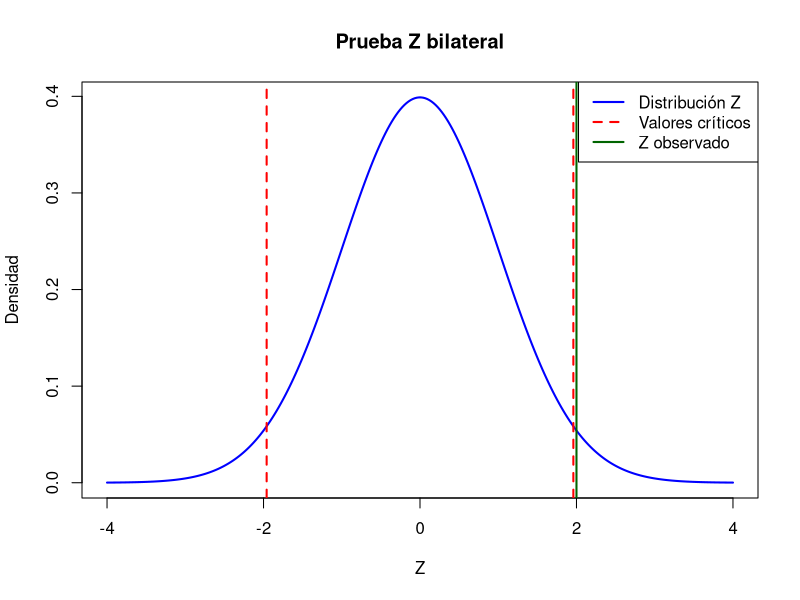
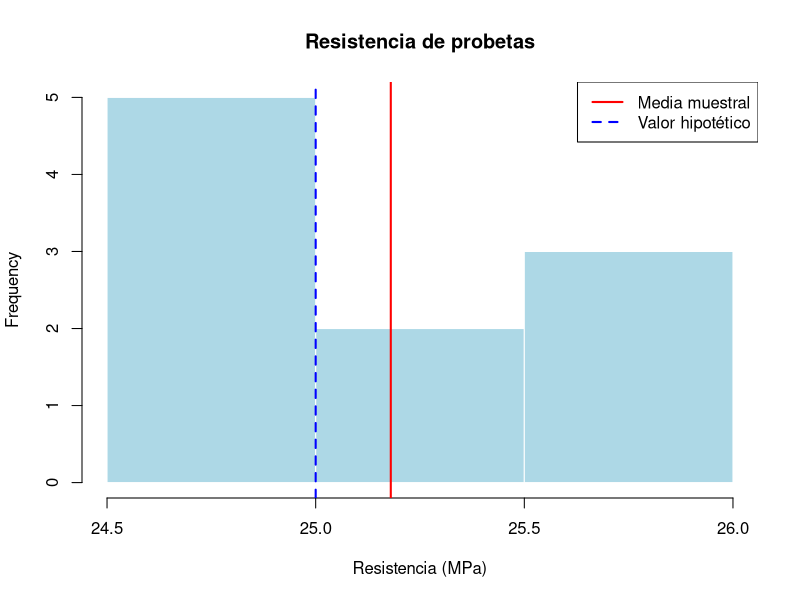
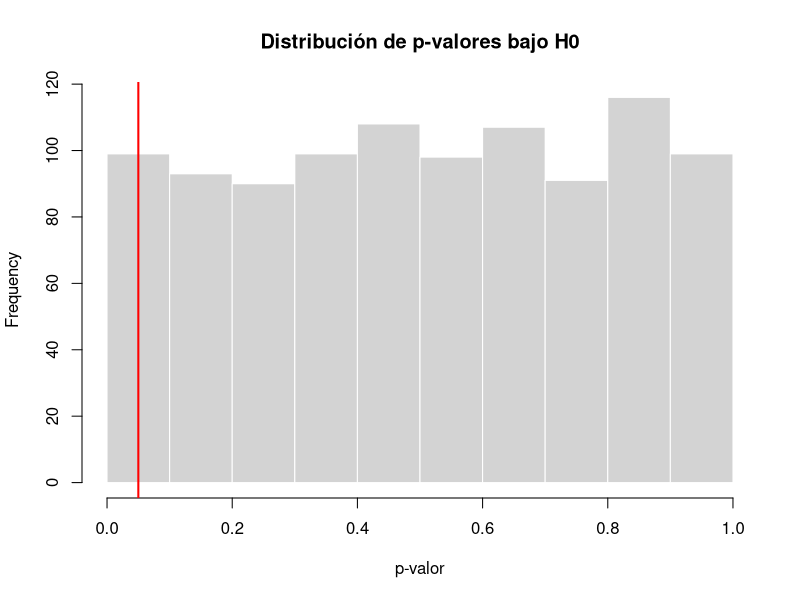

Generate these figures, in order, with R:
## ---- chunk 1
xbar <- 221.2
mu0 <- 220
sigma <- 3.6
n <- 36

Z <- (xbar - mu0) / (sigma / sqrt(n))
Z
## ---- chunk 2
# p-valor para prueba bilateral
p_valor <- 2 * (1 - pnorm(abs(Z)))
p_valor
## ---- chunk 3
alpha <- 0.05

if(p_valor < alpha){
  "Se rechaza H0"
} else {
  "No se rechaza H0"
}
## ---- chunk 4
z <- seq(-4, 4, length.out = 300)
densidad <- dnorm(z)

plot(z, densidad,
     type = "l",
     lwd = 2,
     col = "blue",
     main = "Prueba Z bilateral",
     xlab = "Z",
     ylab = "Densidad")

abline(v = c(-1.96, 1.96), col = "red", lty = 2, lwd = 2)
abline(v = Z, col = "darkgreen", lwd = 2)

legend("topright",
       legend = c("Distribución Z", "Valores críticos", "Z observado"),
       col = c("blue", "red", "darkgreen"),
       lty = c(1,2,1),
       lwd = 2)
## ---- chunk 5
resistencia <- c(24.8, 25.1, 24.5, 25.7, 26.0,
                 24.9, 25.3, 25.8, 24.7, 25.0)

mean(resistencia)
sd(resistencia)
length(resistencia)
## ---- chunk 6
xbar <- mean(resistencia)
s <- sd(resistencia)
n <- length(resistencia)
mu0 <- 25

t_obs <- (xbar - mu0) / (s / sqrt(n))
t_obs
## ---- chunk 7
qt(0.05, df = 9)
## ---- chunk 8
t.test(resistencia, mu = 25, alternative = "less")
## ---- chunk 9
hist(resistencia,
     col = "lightblue",
     border = "white",
     main = "Resistencia de probetas",
     xlab = "Resistencia (MPa)")

abline(v = mean(resistencia), col = "red", lwd = 2)
abline(v = 25, col = "blue", lty = 2, lwd = 2)

legend("topright",
       legend = c("Media muestral", "Valor hipotético"),
       col = c("red", "blue"),
       lty = c(1,2),
       lwd = 2)
## ---- chunk 10
tiempos <- c(48, 51, 49, 52, 50, 47, 49, 51, 50, 48, 52, 49)

t.test(tiempos, mu = 50, alternative = "two.sided")
## ---- chunk 11
p_hat <- 16/200
p0 <- 0.05
n <- 200

Z_prop <- (p_hat - p0) / sqrt(p0*(1-p0)/n)
Z_prop

p_valor_prop <- 1 - pnorm(Z_prop)
p_valor_prop
## ---- chunk 12
prop.test(x = 16, n = 200, p = 0.05, alternative = "greater", correct = FALSE)
## ---- chunk 13
energia <- c(510, 525, 518, 530, 522, 515,
             519, 527, 521, 524, 528, 520)

mean(energia)
sd(energia)

t.test(energia, mu = 520, alternative = "two.sided")
## ---- chunk 14
set.seed(123)

B <- 1000
pvalores <- numeric(B)

for(i in 1:B){
  muestra <- rnorm(20, mean = 100, sd = 10)
  pvalores[i] <- t.test(muestra, mu = 100)$p.value
}

mean(pvalores < 0.05)
## ---- chunk 15
hist(pvalores,
     col = "lightgray",
     border = "white",
     main = "Distribución de p-valores bajo H0",
     xlab = "p-valor")

abline(v = 0.05, col = "red", lwd = 2)
